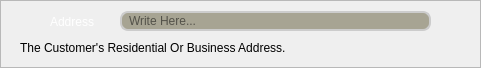
    <widget class="QFrame" name="Address_Frame">
     <property name="geometry">
      <rect>
       <x>10</x>
       <y>288</y>
       <width>481</width>
       <height>68</height>
      </rect>
     </property>
     <property name="minimumSize">
      <size>
       <width>0</width>
       <height>68</height>
      </size>
     </property>
     <property name="maximumSize">
      <size>
       <width>16777215</width>
       <height>68</height>
      </size>
     </property>
     <property name="frameShape">
      <enum>QFrame::StyledPanel</enum>
     </property>
     <property name="frameShadow">
      <enum>QFrame::Raised</enum>
     </property>
     <widget class="QLabel" name="Customer_Address_Icon">
      <property name="geometry">
       <rect>
        <x>20</x>
        <y>11</y>
        <width>21</width>
        <height>21</height>
       </rect>
      </property>
      <property name="minimumSize">
       <size>
        <width>21</width>
        <height>21</height>
       </size>
      </property>
      <property name="maximumSize">
       <size>
        <width>21</width>
        <height>21</height>
       </size>
      </property>
      <property name="styleSheet">
       <string notr="true">border: none;
background-color: rgba(0, 0, 0, 0);
color: rgb(255, 255, 255);
font: 75 18pt &quot;Acme&quot;;</string>
      </property>
      <property name="text">
       <string/>
      </property>
      <property name="pixmap">
       <pixmap resource="resources.qrc">:/Icons/Address_White.png</pixmap>
      </property>
      <property name="scaledContents">
       <bool>true</bool>
      </property>
      <property name="alignment">
       <set>Qt::AlignCenter</set>
      </property>
     </widget>
     <widget class="QLabel" name="Customer_Address_Label">
      <property name="geometry">
       <rect>
        <x>50</x>
        <y>11</y>
        <width>71</width>
        <height>21</height>
       </rect>
      </property>
      <property name="minimumSize">
       <size>
        <width>71</width>
        <height>21</height>
       </size>
      </property>
      <property name="maximumSize">
       <size>
        <width>71</width>
        <height>21</height>
       </size>
      </property>
      <property name="styleSheet">
       <string notr="true">border: none;
background-color: rgba(0, 0, 0, 0);
color: rgb(255, 255, 255);
font: 75 13pt &quot;Acme&quot;;</string>
      </property>
      <property name="text">
       <string>Address</string>
      </property>
      <property name="scaledContents">
       <bool>true</bool>
      </property>
      <property name="wordWrap">
       <bool>false</bool>
      </property>
     </widget>
     <widget class="QLineEdit" name="Address_Input">
      <property name="geometry">
       <rect>
        <x>120</x>
        <y>11</y>
        <width>311</width>
        <height>20</height>
       </rect>
      </property>
      <property name="styleSheet">
       <string notr="true">QLineEdit {
	background-color:rgb(167, 164, 147);
	padding-left: 5px;
	border: 2px solid #ccc;
	border-radius: 8px;
	background-repeat: no-repeat;
	background-position: left center;
	font: 75 15pt &quot;Acme&quot;;
}</string>
      </property>
      <property name="placeholderText">
       <string>Write Here...</string>
      </property>
     </widget>
     <widget class="QLabel" name="Address_Infos">
      <property name="geometry">
       <rect>
        <x>20</x>
        <y>37</y>
        <width>411</width>
        <height>21</height>
       </rect>
      </property>
      <property name="minimumSize">
       <size>
        <width>411</width>
        <height>21</height>
       </size>
      </property>
      <property name="maximumSize">
       <size>
        <width>411</width>
        <height>21</height>
       </size>
      </property>
      <property name="styleSheet">
       <string notr="true">QLabel {border: none;
background-color: rgba(0, 0, 0, 0);
color: rgbrgb(0, 174, 255);
font: 75 13pt &quot;Acme&quot;;
}</string>
      </property>
      <property name="text">
       <string>The Customer's Residential Or Business Address.</string>
      </property>
     </widget>
    </widget>
